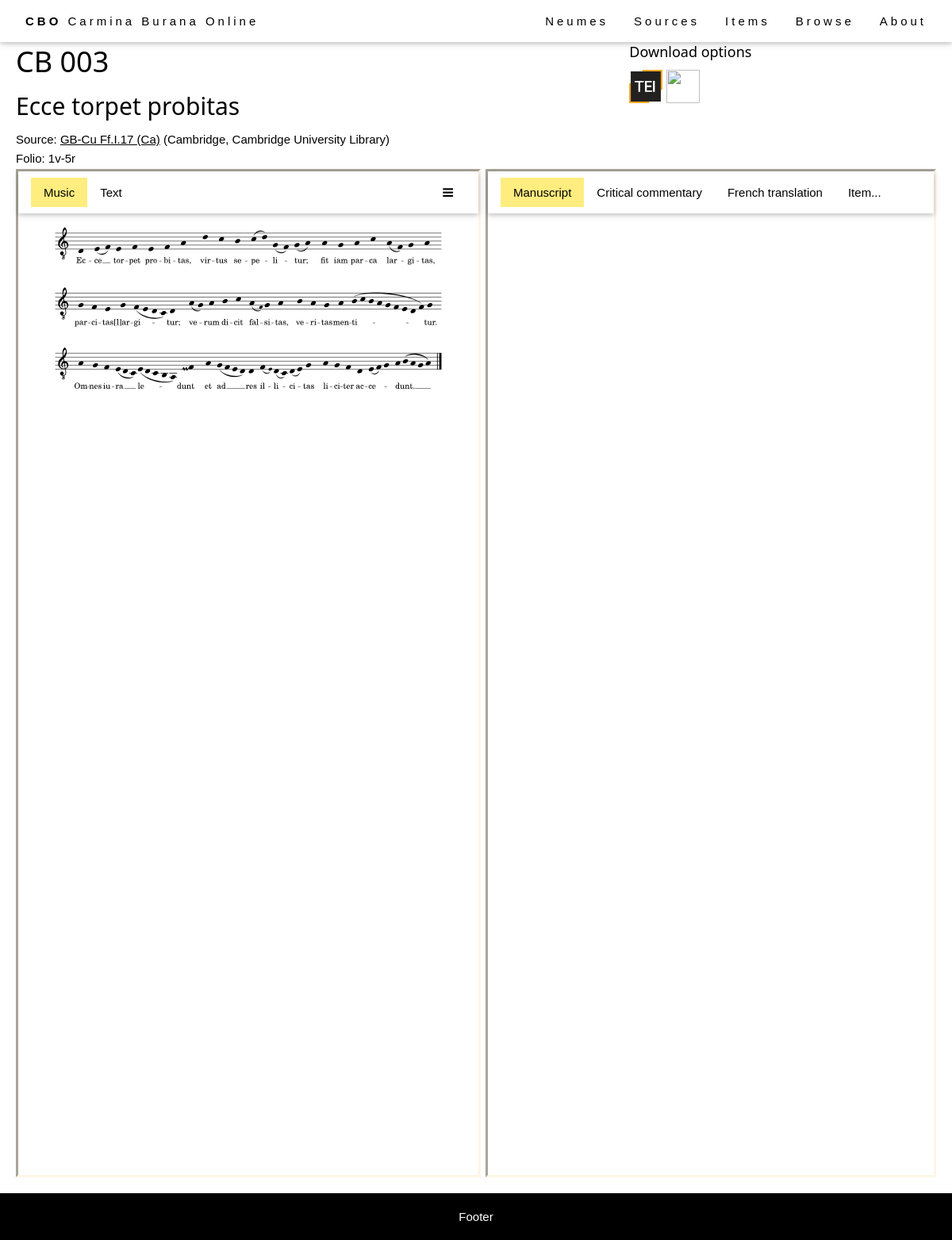
Page /browse/item/74 on the committed database.
### browse/models.py (models this page shows, shortened)
class Item(models.Model):
    abstract_item = models.ForeignKey(AbstractItem, on_delete=models.PROTECT, null=True)
    source = models.ForeignKey(Source, on_delete=models.RESTRICT, null=True)
    foliation_start = models.CharField(max_length=64, help_text="First folio occupied by the item in the source.")
    foliation_end = models.CharField(max_length=64, help_text="Last folio occupied by the item in the source.")
    title = models.CharField(max_length=256, help_text="Title of the item (incipit).")
    language = models.ManyToManyField(Language)
    file = models.CharField(max_length=64, help_text="Filename (without extensions).", null=True)
    IIIF_canvasIndex = models.CharField(max_length=256, help_text="IIIF canvas index of the item (integer).", blank=True)
    IIIF_canvasId = models.CharField(max_length=256, help_text="IIIF canvas @id of the item (string), alternative to the previous field.", blank=True)
    alternative_img_link = models.CharField(max_length=1024, help_text="Alternative link for source images (if IIIF is not available).", blank=True)
    class Meta:
        ordering = [Length('abstract_item__cb_id'), 'abstract_item__cb_id', (106.5 - F('source__pk')) ** 2]
    def foliation_str(self):
        if self.foliation_start == self.foliation_end:
            return self.foliation_start
        else:
            return self.foliation_start + "-" + self.foliation_end
    @property
    def has_concordances(self):
        return len(self.abstract_item.item_set.all()) > 1
    @property
    def is_translated(self):
        import os.path
        if os.path.isfile(staticfile_path('tei', self.file + '_PB.tei')):
            return True
        else:
            return False
    @property
    def is_svg_based(self):
        import os.path
        if os.path.isfile(staticfile_path('img/mscz/svg/', self.file + '.svg')) or os.path.isfile(staticfile_path('img/mscz/svg/', self.file + '-1.svg')):
            return True
        else:
            return False
    @property
    def svg_template(self):
        import os
        files = [file for file in os.listdir(os.path.join(static_root, 'img/mscz/svg/')) if file.startswith(self.file)]
        files.sort(key=lambda x: x[-5])
        template = ''.join(['<img src="/staticfiles/img/mscz/svg/' + file + '" style="width: 100%; margin: -15mm 0;"/>' for file in files])
        return template
    def transform(self, xsl_file, tei_file, indent=False, met=False):
        from lxml import etree, html
        import os
        xsl = etree.parse(staticfile_path('xsl', xsl_file))
        transform = etree.XSLT(xsl)
        xml = etree.parse(staticfile_path('tei', tei_file + '.tei'))
        if met:
            metify(xml)
        result = transform(xml)
        if indent:
            indentify(result)
        try:
            res = lxml.html.tostring(result).decode('UTF-8')
            return res.replace('src="buranus', 'src="/staticfiles/img/glyphs/svg/buranus')
        except:
            print("Error: not able to convert")
            return ''
    @property
    def formatted_transform(self):
        return self.transform('formatted.xsl', self.file, indent=True, met=True)
    @property
    def text_apparatus_transform(self):
        return self.transform('text-apparatus.xsl', self.file)

class AbstractItem(models.Model):
    cb_id = models.CharField(max_length=10, help_text="Number of the item.")
    theme = models.ManyToManyField(Theme)
    genre = models.ForeignKey(Genre, on_delete=models.SET_NULL, null=True)
    class Meta:
        ordering = [Length('cb_id'), 'cb_id']

class Source(models.Model):
    bib_id = models.CharField(max_length=128, unique=True, help_text="The source identifier.")
    nick_name = models.CharField(max_length=128, help_text="The source name.", blank=True)
    country = models.CharField(max_length=256, help_text="The source location (country).")
    location = models.CharField(max_length=256, help_text="The source location (institution).")
    century = models.CharField(max_length=256, help_text="The source century.", blank=True)
    notation = models.CharField(max_length=256, help_text="The source notation type (for musical notation only).", blank=True)
    url = models.CharField(max_length=512, help_text="External url to access the source images.", blank=True)
    concordances = models.TextField(help_text="Concordances with the Codex Buranus.", blank=True)
    notes = models.TextField(help_text="Additional notes on the source.", blank=True)
    IIIF_manifest = models.CharField(max_length=1024, help_text="URL of the IIIF manifest.", blank=True)
    class Meta:
        ordering = ['country', 'location', 'bib_id']
    def get_absolute_url(self):
        return reverse('source-detail', args=[str(self.id)])

### browse/views.py (the view)
# urls.py: path('item/<int:pk>', views.ItemDetailView.as_view(), name='item-detail'),
class ItemDetailView(generic.DetailView):
    model = Item
    template_name = 'item_detail.html'
    def get_context_data(self, **kwargs):
        from django.db.models import Q
        context = super(ItemDetailView, self).get_context_data(**kwargs)
        item = self.get_object()
        context['sibling_items'] = item.abstract_item.item_set.filter(~Q(pk=item.pk))
        context['other_items'] = Item.objects.filter(~Q(abstract_item__pk=item.abstract_item.pk))
        return context

### browse/indentify.py (called while the page is built)
def indentify(tree):
	for poem in tree.findall(".//div[@data-type='poem']"):
		global_met = poem.get('data-met')
		for lg in poem.findall("./div[@data-type='strophe']"):
			if 'data-met' in lg.keys():
				met = lg.get('data-met')
			else:
				met = global_met
			parsed_met = parse(met)
			for (n, verse) in enumerate(lg.findall(".//div[@class='verse']")):
				verse.set('data-indent', str(parsed_met[n]))

### browse/metify.py (called while the page is built, shortened)
def metify(tree):
	for attr in ['met', 'rhyme']:
		poem_types = ['poem', 'sequence', 'leich']

### browse/models.py (called while the page is built)
def staticfile_path(folder, filename):
    import os.path
    return os.path.join(os.path.join(static_root, folder), filename)

### templates/item_detail.html (shortened to what this page needs)
{% extends "base_generic.html" %}
{% load static %}
{% block content %}
<link rel="stylesheet" href="{% static 'css/neumed-text.css' %}" />
<link rel="stylesheet" href="https://cdnjs.cloudflare.com/ajax/libs/font-awesome/4.7.0/css/font-awesome.min.css" />
<div style="padding: 20px; width: 100%;">
  <div style="display: flex">
    <div style="flex: 2">
      <h1>CB {{ item.abstract_item.cb_id }}</h1>
      <h2>{{ item.title }}</h2>
      <p>Source: <a href="{{ item.source.get_absolute_url }}">{{ item.source.bib_id }}</a> ({{ item.source.location }})</p>
      <p>Folio: {{ item.foliation_str }}</p>
    </div>
    <div style="flex: 1">
      <h5>Download options</h5>
      <a href="{% static 'tei/' %}{{ item.file }}.tei" download="{{ item.file }}.tei"><img src="{% static 'img/TEI_Logo.svg' %}" style="width: 42px; height:42px;" /></a>
      <a id="pdf-download" style="cursor: pointer;"><img src="{% static 'img/PDF_Logo.svg' %}" style="width: 42px; height:42px;" /></a>
    </div>
  </div>
  <div style="display: flex;">
    <div class="cbo-border-inset cbo-border-sand flex-column" style="width: 50%;">
      {% include "item_core_view.html" with item=item %}
    </div>
    <div id="dragResizer" class="resizer"></div>
    <div class="cbo-border-inset cbo-border-sand" style="flex: 1;">
      <div class="tab cbo-white cbo-wide cbo-padding cbo-card right">
        <button id="defaultOpenRight" class="tablinks cbo-bar-item cbo-button activable" onclick="openRightTab(this, 'msImage')">Manuscript</button>
        <button class="tablinks cbo-bar-item cbo-button activable" onclick="openRightTab(this, 'commentary')">Critical commentary</button>
        <button class="tablinks cbo-bar-item cbo-button activable" onclick="openRightTab(this, 'translation')">French translation</button>
        <button id="itemsRight" class="tablinks cbo-bar-item cbo-button activable" onclick="openRightTab(this, 'itemRight')">Item...</button>
      </div>
      <div id="msImage" class="tabcontent right">
        {% if not item.source.IIIF_manifest %}
          {% if item.alternative_img_link %}
          Unable to display manuscript images due to copyright restrictions.
          <a target="_blank" href="{{ item.alternative_img_link }}"><i class="fa fa-arrow-right" style="margin-right: 5px;"></i>Open external website.</a>
          {% else %}
          Manuscript images not available for this item.
          {% endif %}
        {% else %}
        <div id="mirador" style="position: relative; width: 100%; height: 1000px;"></div>
        {% endif %}
      </div>
    </div>
  </div>
</div>
{% endblock %}

### templates/item_core_view.html (shortened to what this page needs)
{% load static %}
<div id="itemCoreView-{{ item.pk }}">
  {% if item.is_svg_based %}
  <div class="tab cbo-white cbo-wide cbo-padding cbo-card">
    <button id="openSvg-{{ item.pk }}" class="tablinks cbo-bar-item cbo-button activable">Music</button>
    <button id="openText-{{ item.pk }}" class="tablinks cbo-bar-item cbo-button activable">Text</button>
    <div class="dropdown" style="z-index: 1500;">
      <button id="dropBtn-{{ item.pk }}" class="cbo-bar-item cbo-button"><i style="pointer-events: none;" class="fa fa-bars"></i></button>
    </div>
  </div>
  <div class="tabcontent" style="display: block;">
    <div id="mainContainer-{{ item.pk }}" style="height: 100%;">
      <div id="svg-{{ item.pk }}">
        {% autoescape off %}
          {{ item.svg_template }}
        {% endautoescape %}
      </div>
    </div>
  </div>
  {% endif %}
</div>

### staticfiles/css/style.css (style rules this page uses)
html { -ms-text-size-adjust:100%;-webkit-text-size-adjust:100% }
body { margin:0 }
a { background-color:transparent }
img { border-style:none }
button,input,select,textarea,optgroup { font:inherit;margin:0 }
button,input { overflow:visible }
button,select { text-transform:none }
button,[type=button],[type=reset],[type=submit] { -webkit-appearance:button }
html,body { font-family:Verdana,sans-serif;font-size:15px;line-height:1.4 }
html { overflow-x:hidden }
h1 { font-size:36px }
h2 { font-size:30px }
h5 { font-size:18px }
h1,h2,h3,h4,h5,h6 { font-family:"Segoe UI",Arial,sans-serif;font-weight:400;margin:10px 0 }
.cbo-wide { letter-spacing:4px }
img { vertical-align:middle }
a { color:inherit }
.cbo-btn,.cbo-button { border:none;display:inline-block;padding:8px 16px;vertical-align:middle;overflow:hidden;text-decoration:none;color:inherit;background-color:inherit;text-align:center;cursor:pointer;white-space:nowrap }
.cbo-btn,.cbo-button { -webkit-touch-callout:none;-webkit-user-select:none;-khtml-user-select:none;-moz-user-select:none;-ms-user-select:none;user-select:none }
.cbo-card,.cbo-card-2 { box-shadow:0 2px 5px 0 rgba(0,0,0,0.16),0 2px 10px 0 rgba(0,0,0,0.12) }
.cbo-padding { padding:8px 16px!important }
.cbo-white,.cbo-hover-white:hover { color:#000!important;background-color:#fff!important }
.cbo-border-inset { border-style: inset; }
.cbo-border-sand,.cbo-hover-border-sand:hover { border-color:#fdf5e6!important }

### staticfiles/css/layout-generic.css (style rules this page uses)
.flex-column { display: flex; flex-direction: column; }
.cbo-button { transition: 0.3s; }

### staticfiles/css/neumed-text.css (style rules this page uses)
p { margin-block-start: 3px; margin-block-end: 3px; break-inside: avoid; }

### templates/item_detail.html (style rules this page uses)
p { break-inside: avoid; }
.resizer { cursor: ew-resize; height: 1200px; width: 6px; }
.tab { box-sizing: border-box; display: inline-flex; width: 100%; }
.active { background-color: #ffed7f; }
.tabcontent { display: none; padding: 6px; height: 1200px; overflow-y: scroll; }
.dropdown { margin-left: auto; }

### rows in the picture
Item: abstract_item.cb_id "003", title "Ecce torpet probitas", source.bib_id "GB-Cu Ff.I.17 (Ca)", source.location "Cambridge, Cambridge University Library", foliation_str "1v-5r", svg_template (picture)
